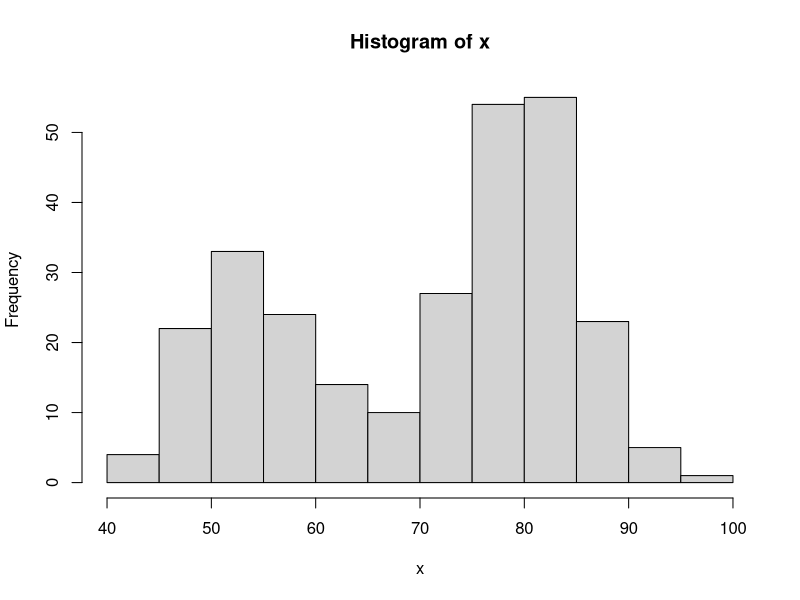
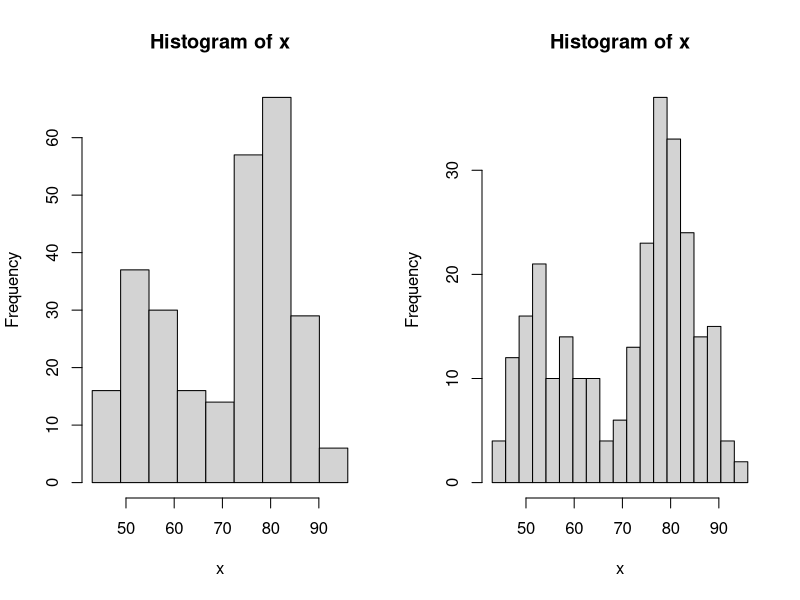
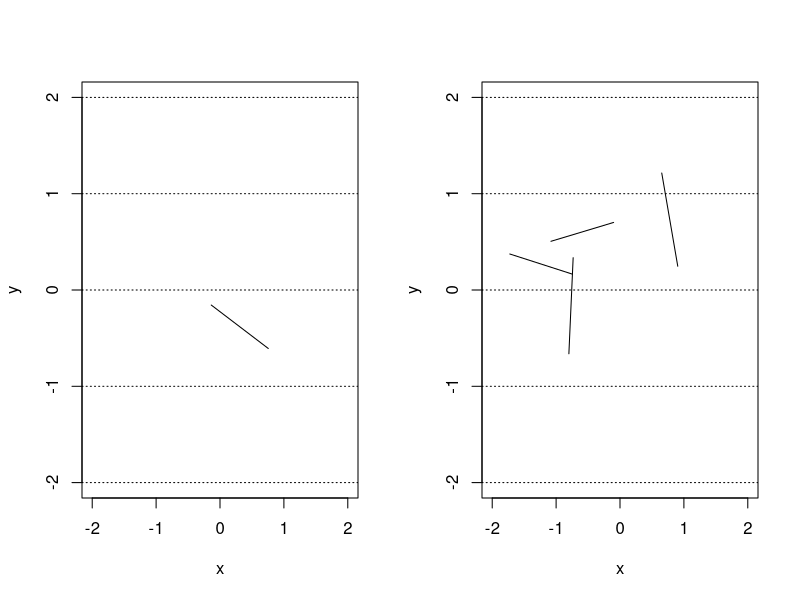
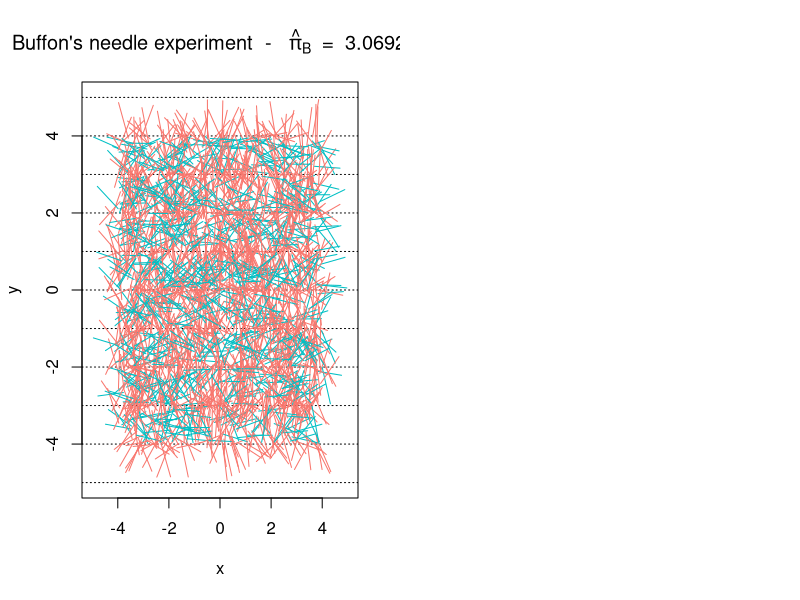

Generate these figures, in order, with R: (Note: this script raises an error after producing the figures.)
## ---- chunk 1
knitr::opts_chunk$set(error = TRUE)
## ---- chunk 2
x <- faithful[, 2] 
hist(x)
## ---- chunk 3
par(mfrow = c(1,2))

# Compare the differences! 
bins <- seq(min(x), max(x), length.out = 10)
hist(x, breaks = bins)

bins <- seq(min(x), max(x), length.out = 20)
hist(x, breaks = bins)
## ---- chunk 4
cast_needle = function(plane_width = 20){
  needle_length = 1
  available_range = plane_width/2 - needle_length
  x_start = runif(2, -available_range, available_range)
  angle = runif(1, 0, 2*pi)
  x_end = needle_length*c(cos(angle), sin(angle)) + x_start
  cross = floor(x_start[2]) != floor(x_end[2])
  out = list(start = x_start, end = x_end, cross = cross)
  out
}
## ---- chunk 5
needle = cast_needle(plane_width = 4)
needle
## ---- chunk 6
plot(NA, xlim = c(-2, 2), ylim = c(-2, 2), xlab = "x", ylab = "y")
abline(h = -2:2, lty = 3)
lines(c(needle$start[1], needle$end[1]), c(needle$start[2], needle$end[2]))
## ---- chunk 7
buffon_experiment = function(B = 2084, plane_width = 10, seed = NULL){
  
  if (!is.null(seed)){
    set.seed(seed)
  }
  
  X_start = X_end = matrix(NA, B, 2) 
  cross = rep(NA, B)
  
  for (i in 1:B){
    inter = cast_needle(plane_width = plane_width)
    X_start[i, ] = inter$start
    X_end[i, ] = inter$end
    cross[i] = inter$cross
  }
  
  out = list(start = X_start, end = X_end, cross = cross, plane = plane_width)
  class(out) = "buffon_experiment"
  out
}
## ---- chunk 8
experiment = buffon_experiment(B = 4, plane_width = 4)
experiment
## ---- chunk 9
plot(NA, xlim = c(-2, 2), ylim = c(-2, 2), xlab = "x", ylab = "y")
abline(h = -2:2, lty = 3)
for (i in 1:4){
  lines(c(experiment$start[i,1], experiment$end[i,1]), 
        c(experiment$start[i,2], experiment$end[i,2]))
}
## ---- chunk 10
plot.buffon_experiment = function(obj){
  cross = obj$cross
  X_start = obj$start
  X_end = obj$end
  B = length(cross)
  cols = rev(hcl(h = seq(15, 375, length = 3), l = 65, c = 100)[1:2])
  
  titre_part1 = 'Buffon\'s needle experiment  -  '
  titre_part2 = ' = '
  pi_hat = round(2/mean(obj$cross), 6)
  
  titre = bquote(.(titre_part1) ~ hat(pi)[B] ~ .(titre_part2) ~ .(pi_hat))
  
  plot(NA, xlab = "x", ylab = "y", xlim = c(-obj$plane/2, obj$plane/2), 
       ylim = c(-obj$plan/2, obj$plan/2), 
       main = titre)
  abline(h = (-obj$plan):obj$plan, lty = 3)
  
  for (i in 1:B){
    lines(c(X_start[i,1], X_end[i,1]), c(X_start[i,2], X_end[i,2]), 
          col = cols[cross[i] + 1])
  }
}
## ---- chunk 11
experiment = buffon_experiment(B = 2084)
plot(experiment)
## ---- chunk 12
converge = function(B = 2084, plan = 10, needle_length = 1, seed = 1777, M = 12){
  
  if (B < 10){
    warning("B was changed to 10")
    B = 10
  }
  pi_hat = matrix(NA, B, M)
  trials = 1:B
  cols = rev(hcl(h = seq(15, 375, length = (M+1)), l = 65, c = 100, alpha = 1)[1:M])
  
  set.seed(seed)
  
  for (i in 1:M){
    cross = buffon_needle(B = B, plan = plan, needle_length = needle_length)$cross
    pi_hat[,i] = 2*trials/cumsum(cross)
  }
  
  
  plot(NA, xlim = c(1,B), ylim = pi + c(-3/4, 3/4), type = "l", col = "darkblue",
       ylab = bquote(hat(pi)[i]),
       xlab = "i", main = "Buffon\'s needle experiment in time")
  grid()
  
  for (i in 1:M){
    lines(trials, pi_hat[,i], col = cols[i])
  }
  
  abline(h = pi, lwd = 2, lty = 2)
}
## ---- chunk 13
converge(B = 5*10^4, M = 4, seed = 10)
